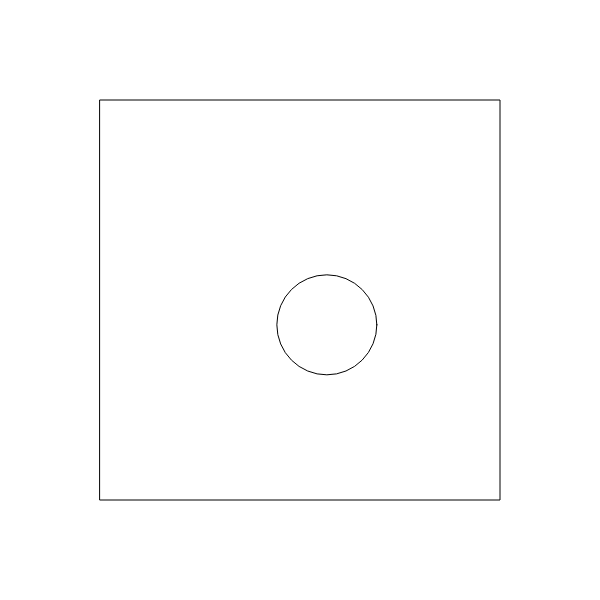
Frame 1 (no input)
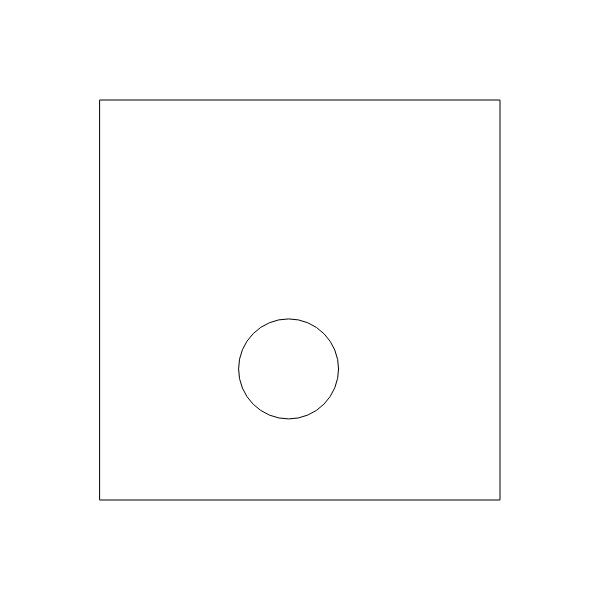
Frame 60 (no input)
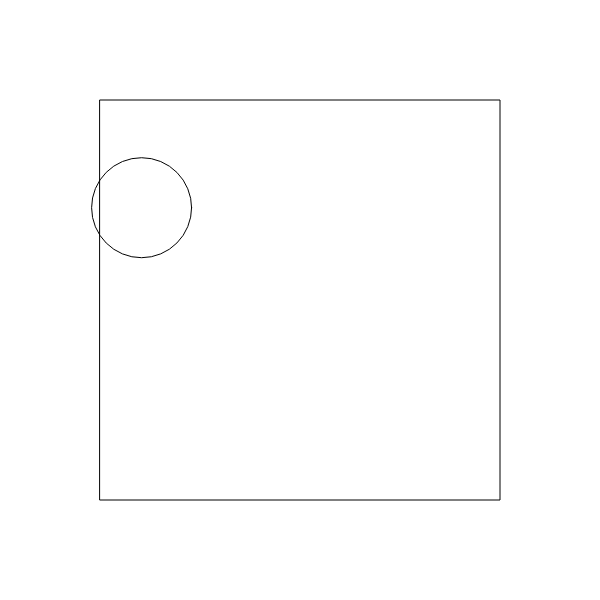
Frame 120 (the mouse pressed at the canvas centre since frame 60)

The p5.js sketch that drew these frames (run headless with seeded random() and noise() and a simulated clock; from frame 60 on, the mouse is pressed at the canvas centre):

// p5.js sketch
// ── sketch.js
// Ira Greenberg
// Nature & Code
// Center of Creative Computation | SMU
// September 13, 2021

// Description:
// P5_Verlet
// Moving an orb

let bounds; // vector
var orb;


function setup() {
    createCanvas(600, 600);
    bounds = createVector(400, 400);
    orb = new VerletNode(new p5.Vector(0, 0,), 50);
    orb.nudge(new p5.Vector(random(12, 14), random(12, 14)));
}

function draw() {
    background(255);
    translate(width / 2, height / 2);
    drawBounds();
    orb.verlet();
    orb.display();
    orb.boundsCollide(bounds);

}

function drawBounds() {
    noFill();
    stroke(0);
    rect(-bounds.x / 2, -bounds.y / 2, bounds.x, bounds.y);
}
// ── VerletNode.js
// Verlet Node class
class VerletNode {

	// expects a vector and a number
	constructor(pos, radius) {
		this.pos = pos;
		this.radius = radius;
		this.radiusOld = this.radius; //no side-effect
		this.posOld = new p5.Vector(pos.x, pos.y); // creating a new address
		//this.posOld = pos; // problem we would have a side-effect
		console.log("pos = ", pos);
	}

	nudge(offset) {
		this.offset = offset;
		this.pos.add(this.offset);
	}

	//this is where the motion is calculated
	verlet() {
		let posTemp = new p5.Vector(this.pos.x, this.pos.y);

		this.pos.x += (this.pos.x - this.posOld.x);
		this.pos.y += (this.pos.y - this.posOld.y);

		this.posOld.set(posTemp);
	}

	display() {
		ellipse(this.pos.x, this.pos.y, this.radius * 2, this.radius * 2);
	}

	boundsCollide(bounds) {
		if (this.pos.x > bounds.x / 2 - this.radius) {
			this.pos.x = bounds.x / 2 - this.radius;
			this.pos.x -= this.offset.x;
		}
		else if (this.pos.x < -bounds.x / 2 + this.radius) {
			this.pos.x = -bounds.x / 2 + this.radius;
			this.pos.x += this.offset.x;
		}

		if (this.pos.y > bounds.y / 2 - this.radius) {
			this.pos.y = bounds.y / 2 - this.radius;
			this.pos.y -= this.offset.y;
		}
		else if (this.pos.y < -bounds.y / 2 + this.radius) {
			this.pos.y = -bounds.y / 2 + this.radius;
			this.pos.y += this.offset.y;
		}
	}
} // closes class
